Frame 1 (no input): blank canvas, image omitted
Frame 60 (the mouse pressed at the canvas centre just before this capture): blank canvas, image omitted
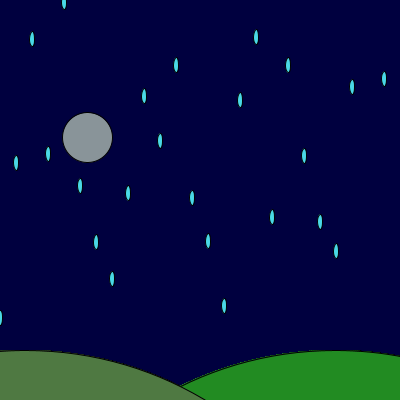
Frame 120 (the mouse held since frame 60 and released just before this capture)

The Processing sketch whose frames 1 and 60 were blank and that drew this single picture after the mouse press (run headless with seeded random() and noise(); from frame 60 on, the mouse is pressed at the canvas centre):

// Processing sketch: SS6_Rain
// ── SS6_Rain.pde
//Rain by: Dorte Bien-Aime
ArrayList<Circle> circles = new ArrayList<Circle>();
float[] circleY = new float[25];

void setup() {
  size(400, 400);
  for (int i = 0; i < circleY.length; i++) {
    circleY[i] = random(height);
    
  }
}

void draw() {
  
  background(0, 0, 63);

for (Circle c : circles) {
    c.move();
    c.display();
  }
}
//Click Screen
void mousePressed() {
  circles.add(new Circle(mouseX, mouseY));
}

// Class representing a bouncing circle
class Circle {
  float x;
  float y;
  float xSpeed;
  float ySpeed;

  Circle(float x, float y) {
    this.x = x;
    this.y = y;
    this.xSpeed = random(-2, 2);
    this.ySpeed = random(-2, 2);
  }

  void move() {
    x += xSpeed;
    if (x < 0 || x > width) {
      xSpeed *= -1;
    }

    y += ySpeed;
    if (y < 0 || y > height) {
      ySpeed *= -1;
    }
  }

  void display() {
    fill(137, 148, 153);
    ellipse(x, y, 50, 50);
    


  for (int i = 0; i < circleY.length; i++) {
    float circleX = width * i / circleY.length;
    fill(73, 216, 230);
     ellipse(circleX, circleY[i], 5, 15);
  

    circleY[i] ++;

    if (circleY[i] > height) {
     circleY[i] = 0;
     
    }
    
 fill(34, 139, 34);
 ellipse(335, 700,700, 700 );
  fill(79, 121, 66);
  ellipse(25, 700, 700, 700);
  }}}
  //Resource 
  //https://happycoding.io/tutorials/processing/arraylists
